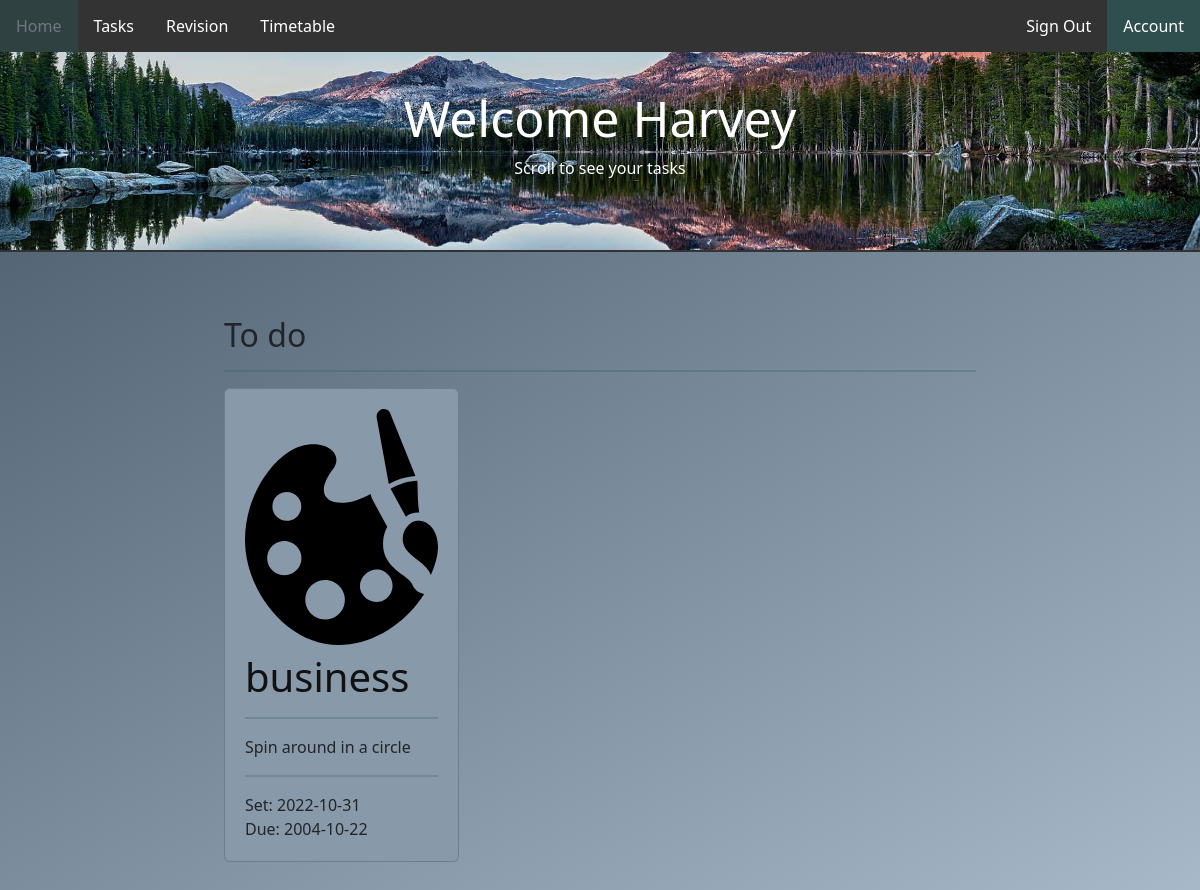
The app's page / (signed in) with its own data.
### tables this page shows
CREATE TABLE tasks (task_id INTEGER PRIMARY KEY AUTOINCREMENT NOT NULL UNIQUE, description STRING, completed BOOLEAN (1) NOT NULL, category VARCHAR NOT NULL REFERENCES subjects (subject), due_date DATE, set_date DATE, username VARCHAR REFERENCES user_info (username) NOT NULL);

CREATE TABLE subjects (subject VARCHAR PRIMARY KEY, image_address VARCHAR);

### app.py (the view)
@app.route("/")
def index():
    if not session.get("name"):
        return redirect("/sign_in")
    name = session.get("name")
    session["tasks"] = database.get_tasks_by_username(session["username"])
    return render_template("home.html", user=name, tasks = session["tasks"])

### database.py (called while the page is built)
def execute_and_return(query: str, arguments: tuple) -> list:
    details = []
    connection = sqlite3.connect("./nea_database.db")
    cursor = connection.execute(query, arguments).fetchall()
    for x in cursor:
        details.append(x)
    connection.commit()
    connection.close()
    return details

def get_tasks_by_username(username):
    value = execute_and_return("SELECT * FROM tasks JOIN subjects ON tasks.category = subjects.subject WHERE tasks.username = ?", (username, ))
    details = []
    for x in value:
        details.append(x)
    return details

### templates/home.html (shortened to what this page needs)
{% extends "home_layout.html" %}
{% block body %}
    <div class="banner">
        <h1> Welcome {{user}} </h1>
        <p> Scroll to see your tasks </p>
    </div>
    <div class="page-body">
        <div class="container">
            <h2>To do</h2>
            <hr>
            <div class="row">
                {% for task in tasks %}
                    {% if not task[2] %}
                        <div class="col-6 col-lg-6 col-xl-4 mb-4 foo">
                            <div class="card">
                                <img class="card-top" src="{{task[8]}}" alt="{{subject}}">
                                <div>
                                    <h1><a href="/tasks/{{task[0]}}">{{task[3]}}</a></h1>
                                    <hr>
                                    <p>{{task[1]}}</p>
                                    <hr>
                                    <p>Set: {{task[5]}}</p>
                                    <p>Due: {{task[4]}}</p>
                                </div>
                            </div>
                        </div>
                    {% endif %}
                {% endfor %}
            </div>
        </div>
    </div>
{% endblock %}

### static/style.css (style rules this page uses)
html { min-height:100%; }
body { background:linear-gradient(150deg, #445566, #AABBCC); background-repeat: no-repeat; background-position:bottom; background-size: cover; background-attachment: fixed; font-family: system-ui, -apple-system, BlinkMacSystemFont, 'Segoe UI', Roboto, Oxygen, Ubuntu, Cantarell, 'Open Sans', 'Helvetica Neue', sans-serif; }
a:not(nav ul li a) { color: white; }
.banner { background-image: url(/static/images/background.jpg); background-repeat: no-repeat; background-position: center top; background-size: cover; border-bottom: 2px solid #333; text-align: center; height: 200px; padding: 3%; color: white; }
.banner h1 { font-size:50px; text-align: center; }
.page-body { margin-right: auto; margin-left: auto; margin-top: 20px; max-width: 70%; padding: 20px; }
.page-body hr { background-color: #2F4F4F; height: 2px; border: 0px; }
.page-body a { color: #111; text-decoration: none; }
.card { background-color: #8899AA; height: 100%; padding: 20px; }
.card h1 { margin-top: 8px; margin-bottom: 8px; }
.card p { margin: 0px; }
.card-top { height: 70%; }
.card p { text-align: left; white-space: nowrap; width: 100%; overflow: hidden; text-overflow: ellipsis; }
.container { padding: 24px; }
h1, h2, h3, h4, h5 { text-align: left; }

### records on screen
tasks: image_address (picture), category "business", description "Spin around in a circle", set_date "2022-10-31", due_date "2004-10-22"

### other values on screen
{{ user }} "Harvey"
